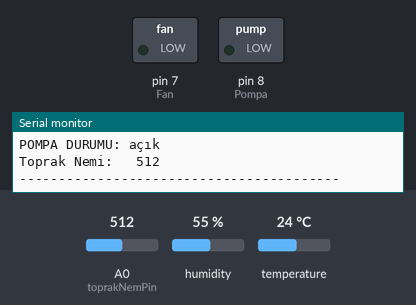
Bench run of a sketch on a simulated Arduino Uno, built with avr-gcc and run on an emulated ATmega328P. Shown: switched loads named in the sketch (green lamp = pin HIGH), the last lines printed to the serial monitor. Inputs (shaded band) come from the test bench; at power-on: humidity 55 %, A0 (toprakNemPin) = 512, temperature 24 °C.

Above: at 2.2 s.
2.3 s: humidity set to 51 %
5.2 s: humidity set to 47 %
At 6.6 s:
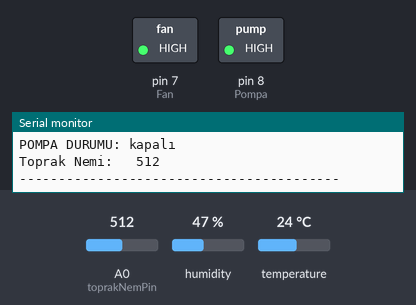
8.1 s: humidity set to 68 %
At 10.8 s:
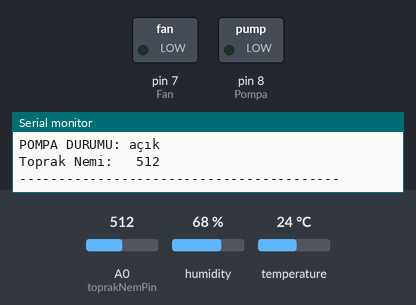
11.2 s: humidity set to 22 %
At 12.7 s:
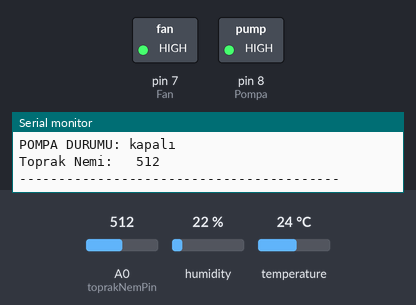
Timing chart, 0 to 14.2 s (numbered marks = the images above; inputs shaded):
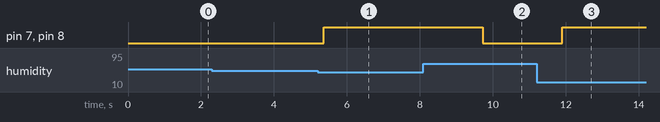

Measured:
- the behaviour switches between 50 and 49 % on humidity (found by bisection; images 0 and 1)
- after the input at 5.2 s, pin 7 (Fan), pin 8 (Pompa): LOW → HIGH after 0.17 s
- after the input at 8.1 s, pin 7 (Fan), pin 8 (Pompa): HIGH → LOW after 1.6 s
- after the input at 11.2 s, pin 7 (Fan), pin 8 (Pompa): LOW → HIGH after 0.70 s

The sketch:

Ardunio_Uno.ino
```cpp
//Sending Data from Arduino to NodeMCU Via Serial Communication
//Arduino code

//DHT11 Lib
#include <dht11.h>
//Arduino to NodeMCU Lib
#include <SoftwareSerial.h>
#include <ArduinoJson.h>


int toprakNemPin = A0;
int dhtPin = 4;  //sıcaklık ve nem sensörunun data pini
#define Fan 7    // fan data kontrol pini
#define Pompa 8
dht11 dht_sensor;
SoftwareSerial nodemcu(5, 6);        //Initialise Arduino to NodeMCU (5=Rx & 6=Tx)


//değiskenler alanı
float temp;
float hum;
String fanDurum;
String PompaDurum;
int toprakNemi;


void setup() {
  Serial.begin(9600);
  nodemcu.begin(9600);


  pinMode(Fan, OUTPUT);
  pinMode(Pompa, OUTPUT);

  delay(1000);

  Serial.println("Program started");
}

void loop() {
   int  chk = dht_sensor.read(dhtPin);
  Serial.print("NEM ORANI: ");
  Serial.println((float)dht_sensor.humidity,2);

  Serial.print("SICAKLIK ORANI: ");
  Serial.println((float)dht_sensor.temperature,2);

  hum=dht_sensor.humidity;
  temp = dht_sensor.temperature;

  if(hum<50)       ///DENEME AMAÇLI HUM KOYULUDU DEĞİŞECEK !!!!!!!!!!!!
  {
    digitalWrite(Fan,HIGH);
    fanDurum = "kapalı";
  }
  else
  {
    digitalWrite(Fan,LOW);
    fanDurum = "açık";

  }
  Serial.print("FAN DURUMU: ");
  Serial.println(fanDurum);

  if(hum<50)       ///DENEME AMAÇLI HUM KOYULUDU DEĞİŞECEK !!!!!!!!!!!!
  {
    digitalWrite(Pompa,HIGH);
    PompaDurum = "kapalı";
  }
  else
  {
    digitalWrite(Pompa,LOW);
    PompaDurum = "açık";

  }
  Serial.print("POMPA DURUMU: ");
  Serial.println(PompaDurum);


  toprakNemi = analogRead(toprakNemPin);
  Serial.print("Toprak Nemi:   ");
  Serial.println(toprakNemi);   //0-1023 arası   ne kadar küçük o kadar nemli demek


  StaticJsonBuffer<1000> jsonBuffer;
  JsonObject& data = jsonBuffer.createObject();
  //Assign collected data to JSON Object
  data["humidity"] = hum;
  data["temperature"] = temp;
  data["fanBilgisi"] = fanDurum;
  data["PompaBilgisi"] = PompaDurum;
  data["toprakNemBilgisi"] = toprakNemi;

  //Send data to NodeMCU
  data.printTo(nodemcu);
  jsonBuffer.clear();
  Serial.println("-----------------------------------------");
  delay(2000);
}
```
